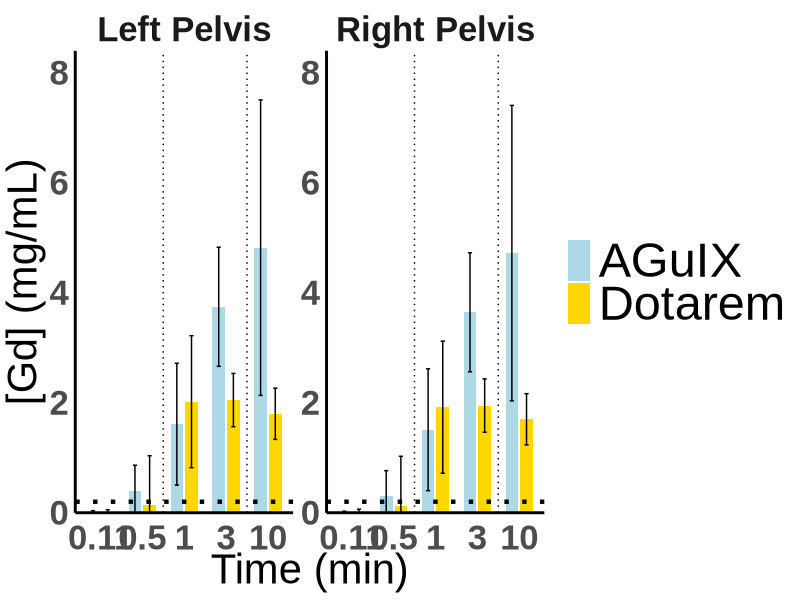
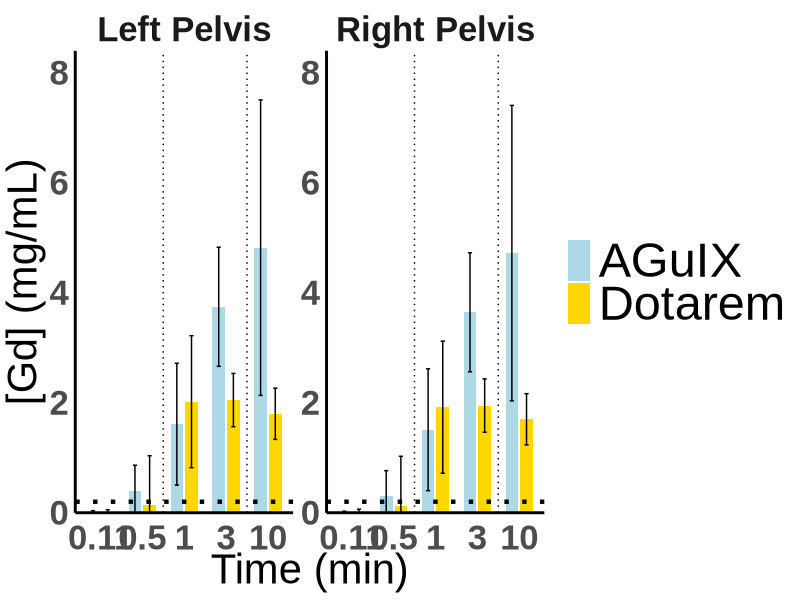

These figures' R source, in order:
library(ggplot2)
library(dplyr)
library(tidyr)

# Define the corrected data without timepoint 1
time_points <- c(0.11, 0.5, 1, 3, 10)

# Left Pelvis Data
Left_Pelvis_data <- data.frame(
  Time = factor(time_points, levels = time_points),
  AGuIX = c(0.018858551,
            0.401121825,
            1.609545433,
            3.745254,
            4.820205167
  ),
  Dotarem = c(-0.062537946,
              0.133881275,
              2.019058729,
              2.049127701,
              1.799733513
  )
)

left_pelvis_aguix_error <- c(0.018949941,
                             0.463628007,
                             1.1081571,
                             1.082643282,
                             2.686451762
)
left_pelvis_dotarem_error <- c(0.116849447,
                               0.902847745,
                               1.200840949,
                               0.484572563,
                               0.465550156
)

# Right Pelvis Data
Right_Pelvis_data <- data.frame(
  Time = factor(time_points, levels = time_points),
  AGuIX = c(0.008858551,
            0.301121825,
            1.509545433,
            3.645254,
            4.720205167
  ),
  Dotarem = c(-0.052537946,
              0.123881275,
              1.919058729,
              1.949127701,
              1.699733513
  )
)

right_pelvis_aguix_error <- c(0.018949941,
                              0.463628007,
                              1.1081571,
                              1.082643282,
                              2.686451762
)
right_pelvis_dotarem_error <- c(0.116849447,
                                0.902847745,
                                1.200840949,
                                0.484572563,
                                0.465550156
)

# Add an index to each row before reshaping
Left_Pelvis_data <- Left_Pelvis_data %>% mutate(Index = row_number())
Right_Pelvis_data <- Right_Pelvis_data %>% mutate(Index = row_number())

# Reshape data
Left_Pelvis_long <- Left_Pelvis_data %>%
  pivot_longer(cols = c(AGuIX, Dotarem), names_to = "Agent", values_to = "Signal") %>%
  mutate(
    Error = ifelse(Agent == "AGuIX", left_pelvis_aguix_error[Index], left_pelvis_dotarem_error[Index])
  ) %>%
  select(-Index)

Right_Pelvis_long <- Right_Pelvis_data %>%
  pivot_longer(cols = c(AGuIX, Dotarem), names_to = "Agent", values_to = "Signal") %>%
  mutate(
    Error = ifelse(Agent == "AGuIX", right_pelvis_aguix_error[Index], right_pelvis_dotarem_error[Index])
  ) %>%
  select(-Index)

# Combine datasets
combined_data_pelvis <- bind_rows(Left_Pelvis_long, Right_Pelvis_long) %>%
  mutate(Location = rep(c("Left Pelvis", "Right Pelvis"), each = 10))

# Define font sizes
font_family <- "Arial"
font_size_title <- 35
font_size_axis_title <- 30
font_size_text <- 25
font_size_facet <- 25

# Plot
gg_pelvis <- ggplot(combined_data_pelvis, aes(x = Time, y = Signal, fill = Agent)) +
  geom_bar(stat = "identity", position = position_dodge(width = 0.7), width = 0.6) +
  geom_errorbar(aes(ymin = pmax(Signal - Error, 0.0), ymax = Signal + Error), width = 0.2, position = position_dodge(width = 0.7)) +
  scale_fill_manual(values = c("AGuIX" = "lightblue", "Dotarem" = "gold")) +
  facet_wrap(~Location, scales = "free_y") +
  labs(x = "Time (min)", y = "[Gd] (mg/mL)") +
  theme_minimal() +
  theme(
    text = element_text(family = font_family),
    plot.title = element_text(size = font_size_title, face = "bold", hjust = 0.5),
    axis.title = element_text(size = font_size_axis_title),
    axis.title.y = element_text(size = font_size_axis_title, vjust = 1.0),
    axis.text = element_text(size = font_size_text, face = "bold"),
    axis.text.x = element_text(vjust = 0.15),
    axis.text.y = element_text(hjust = 0.15),
    legend.title = element_blank(),
    legend.text = element_text(size = 35),
    panel.grid.major = element_blank(),
    panel.grid.minor = element_blank(),
    strip.text = element_text(size = font_size_facet, face = "bold"),
    axis.line = element_line(color = "black", size = 1)
  ) +
  scale_y_continuous(expand = expansion(mult = c(0, 0.05)), limits = function(x) c(0, 8)) +
  geom_vline(xintercept = c(2.5, 4.5), linetype = "dotted", color = "black") +
  geom_hline(yintercept = 0.2, linetype = "dotted", color = "black", size = 1.5)

print(gg_pelvis)

ggsave("output_plot_pelvis.png", plot = gg_pelvis, width = 9000, height = 2500, units = "px")
